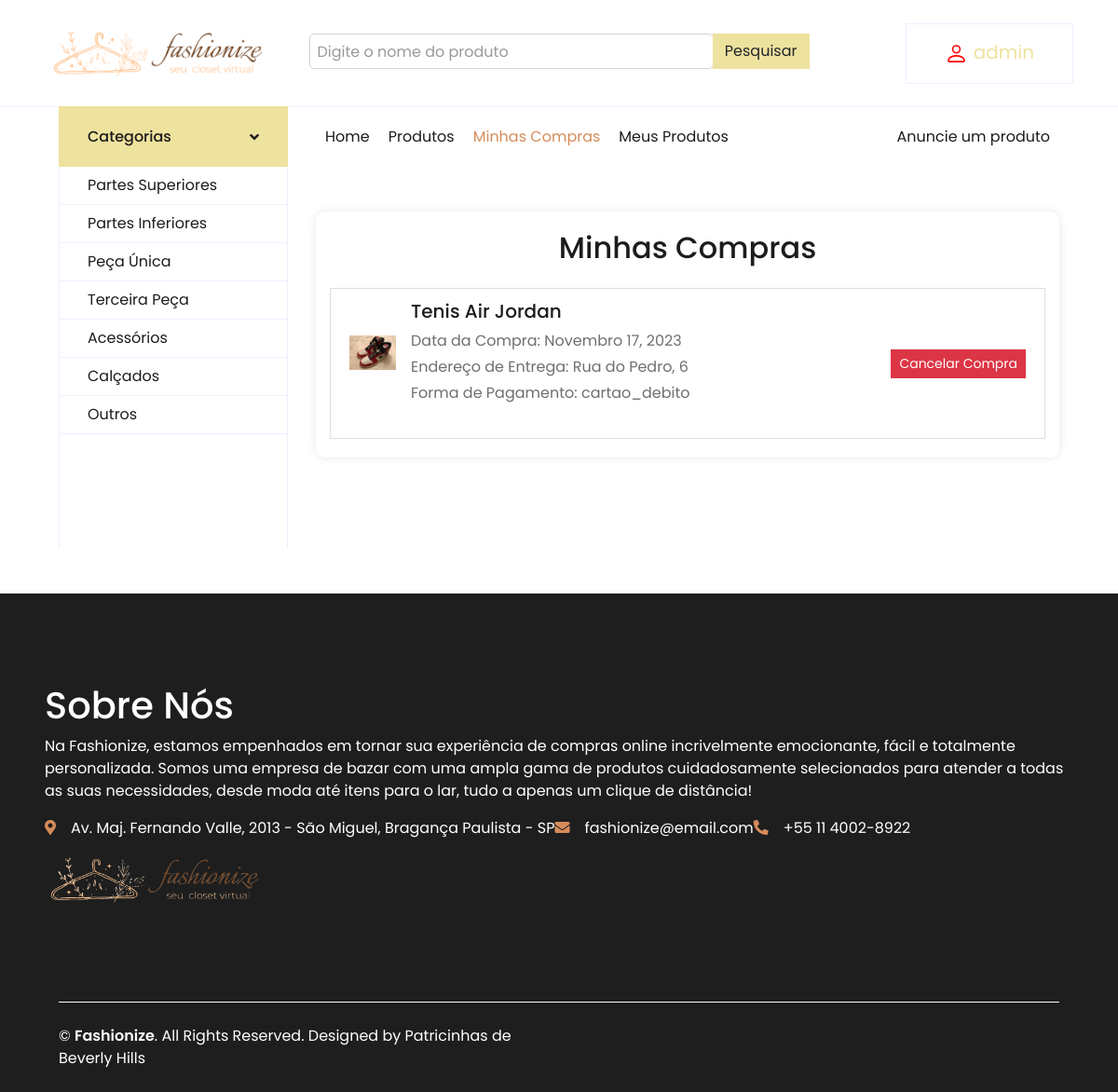
The page /minhas_compras/ (signed in) on the database its author committed.
### website/models.py (models this page shows, shortened)
class Compra(models.Model):
    usuario = models.ForeignKey(User, on_delete=models.CASCADE)
    produto = models.ForeignKey(Produto, on_delete=models.CASCADE)
    data_compra = models.DateTimeField(default=timezone.now)
    confirmada = models.BooleanField(default=False)
    endereco_entrega = models.CharField(max_length=255, blank=True, null=True)
    forma_pagamento = models.CharField(max_length=50, blank=True, null=True)

class Produto(models.Model):
    usuario = models.ForeignKey(User, on_delete=models.CASCADE, default=1)
    titulo = models.CharField(max_length=100)
    thumb = models.ImageField(upload_to='img_produto')
    descricao = models.TextField(max_length=1000)
    categoria = models.ForeignKey(Categoria, on_delete=models.CASCADE)
    data_criacao = models.DateTimeField(default=timezone.now)
    preco = models.DecimalField(max_digits=5, decimal_places=2)

### website/views.py (the view)
# urls.py: path('minhas_compras/', views.minhas_compras, name='minhas_compras'),
@login_required
def minhas_compras(request):
    compras = Compra.objects.filter(usuario=request.user)
    return render(request, 'minhas_compras.html', {'compras': compras})

### website/templates/minhas_compras.html (shortened to what this page needs)
<!DOCTYPE html>
<html lang="pt-br">
{% load static %}
<head>
    <link href="https://cdnjs.cloudflare.com/ajax/libs/font-awesome/5.10.0/css/all.min.css" rel="stylesheet">
    <link href="{% static 'lib/owlcarousel/assets/owl.carousel.min.css' %}" rel="stylesheet">
    <link rel=”stylesheet” href=”https://cdn.jsdelivr.net/npm/bootstrap@5.0.2/dist/css/bootstrap.min.css”/>
    <link rel=”stylesheet” href=”https://cdn.jsdelivr.net/npm/bootstrap-icons@1.5.0/font/bootstrap-icons.css”/>
    <link href="{% static 'css/style.css' %}" rel="stylesheet"></head>
<body>
{% include 'commom/topbar.html' %}
<div class="container-fluid mb-5">
    <div class="row border-top px-xl-5">
        <div class="col-lg-3 d-none d-lg-block">
            <a class="btn shadow-none d-flex align-items-center justify-content-between bg-primary text-white w-100"
               data-toggle="collapse" href="#navbar-vertical" style="height: 65px; margin-top: -1px; padding: 0 30px;">
                <h6 class="m-0">Categorias</h6>
                <i class="fa fa-angle-down text-dark"></i>
            </a>
            <nav class="collapse show navbar navbar-vertical navbar-light align-items-start p-0 border border-top-0 border-bottom-0"
                 id="navbar-vertical">
                <div class="navbar-nav w-100 overflow-hidden" style="height: 410px">
                    <a href="categoria/1" class="nav-item nav-link">Partes Superiores</a>
                    <a href="categoria/2" class="nav-item nav-link">Partes Inferiores</a>
                    <a href="categoria/4" class="nav-item nav-link">Peça Única</a>
                    <a href="categoria/5" class="nav-item nav-link">Terceira Peça</a>
                    <a href="categoria/6" class="nav-item nav-link">Acessórios</a>
                    <a href="categoria/7" class="nav-item nav-link">Calçados</a>
                    <a href="categoria/8" class="nav-item nav-link">Outros</a>
                </div>
            </nav>
        </div>
        <div class="col-lg-9">
            <nav class="navbar navbar-expand-lg bg-light navbar-light py-3 py-lg-0 px-0">
                <div class="collapse navbar-collapse justify-content-between" id="navbarCollapse">
                    <div class="navbar-nav mr-auto py-0">
                        <a href="{% url 'index' %}" class="nav-item nav-link">Home</a>
                        <a href="{% url 'shop' %}" class="nav-item nav-link">Produtos</a>
                        <a href="{% url 'minhas_compras' %}" class="nav-item nav-link active">Minhas Compras</a>
                        <a href="{% url 'meus_produtos' %}" class="nav-item nav-link">Meus Produtos</a>
                    </div>
                    <div class="navbar-nav ml-auto py-0">
                        <a href="{% url 'cadastro_prod' %}" class="nav-item nav-link">Anuncie um produto</a>
                    </div>
                </div>
            </nav>
              <div class="container mt-5">
                <h2 class="mb-4">Minhas Compras</h2>
                {% if compras %}
                  <ul class="list-group">
                    {% for compra in compras %}
                      <li class="list-group-item d-flex justify-content-between align-items-center">
                        <div class="d-flex align-items-center mb-4">
                          <img src="{{ compra.produto.thumb.url }}" alt="{{ compra.produto.titulo }}" width="50" height=auto class="mr-3">
                          <div>
                            <h5>{{ compra.produto.titulo }}</h5>
                            <p class="mb-1">Data da Compra: {{ compra.data_compra|date:"F d, Y" }}</p>
                            <p class="mb-1">Endereço de Entrega: {{ compra.endereco_entrega }}</p>
                            <p class="mb-0">Forma de Pagamento: {{ compra.forma_pagamento }}</p>
                          </div>
                        </div>
                        <div>
                          <a href="{% url 'excluir_compra' compra.id %}" class="btn btn-danger btn-sm">Cancelar Compra</a>
                        </div>
                      </li>
                    {% endfor %}
                  </ul>
                {% else %}
                  <p class="mt-4">Nenhuma compra encontrada.</p>
                {% endif %}
              </div>
        </div>
    </div>
</div>
{% include 'commom/footer.html' %}
</body>
</html>

### website/templates/commom/topbar.html (shortened to what this page needs)
{% load static %}
<div class="row align-items-center py-3 px-xl-5">
    <div class="col-lg-3 d-none d-lg-block">
        <a href="{% url 'index' %}" class="text-decoration-none">
            <h1 class="m-0 display-5 font-weight-semi-bold"><span class="text-primary font-weight-bold"><img src="{% static 'img/logo2.png' %}" height="70px"></span></h1>
        </a>
    </div>
    <div class="col-lg-6 col-6 text-left">
       <form method="get" action="{% url 'pesquisar_produto' %}" class="mb-4">
          <div class="input-group">
            <input type="text" class="form-control" placeholder="Digite o nome do produto" name="q" value="{{ query }}">
            <div class="input-group-append">
              <button class="btn btn-primary" type="submit">Pesquisar</button>
            </div>
          </div>
        </form>
        </div>
    <div class="col-lg-3 col-6 text-right">
        <div class="btn border">
            {% if user.is_authenticated %}
                 <button class="navbar-toggler" type="button" data-toggle="collapse" data-target="#navbarNav" aria-controls="navbarNav" aria-expanded="false" aria-label="Toggle navigation">
                     <a href="#" class="nav-link">
                          {{ user.get_username }}
                        </a>
                 </button>
      </div>
            {% else %}
                <div style="display: flex; justify-content: space-between">
                    <a href="{% url 'login' %}" class="nav-item nav-link">Login</a>
                    <a href="{% url 'cadastro' %}" class="nav-item nav-link">Cadastro</a>
                </div>
            {% endif %}
        </div>
    </div>

### rows shown on the page
Compra: produto.thumb (picture), produto.titulo "Tenis Air Jordan", data_compra "Novembro 17, 2023", endereco_entrega "Rua do Pedro, 6", forma_pagamento "cartao_debito"

### other values the page prints
{{ user.get_username }} "admin"
